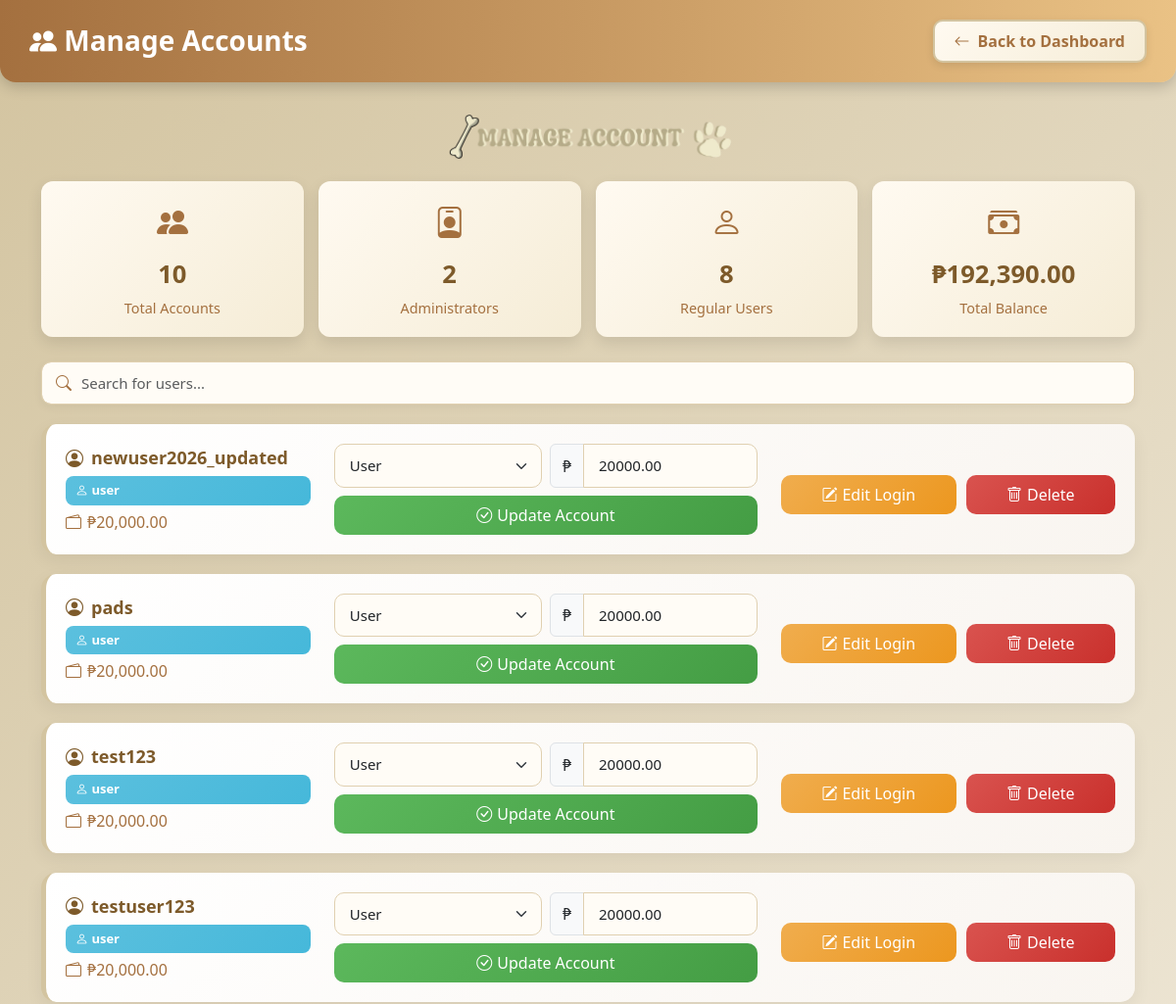
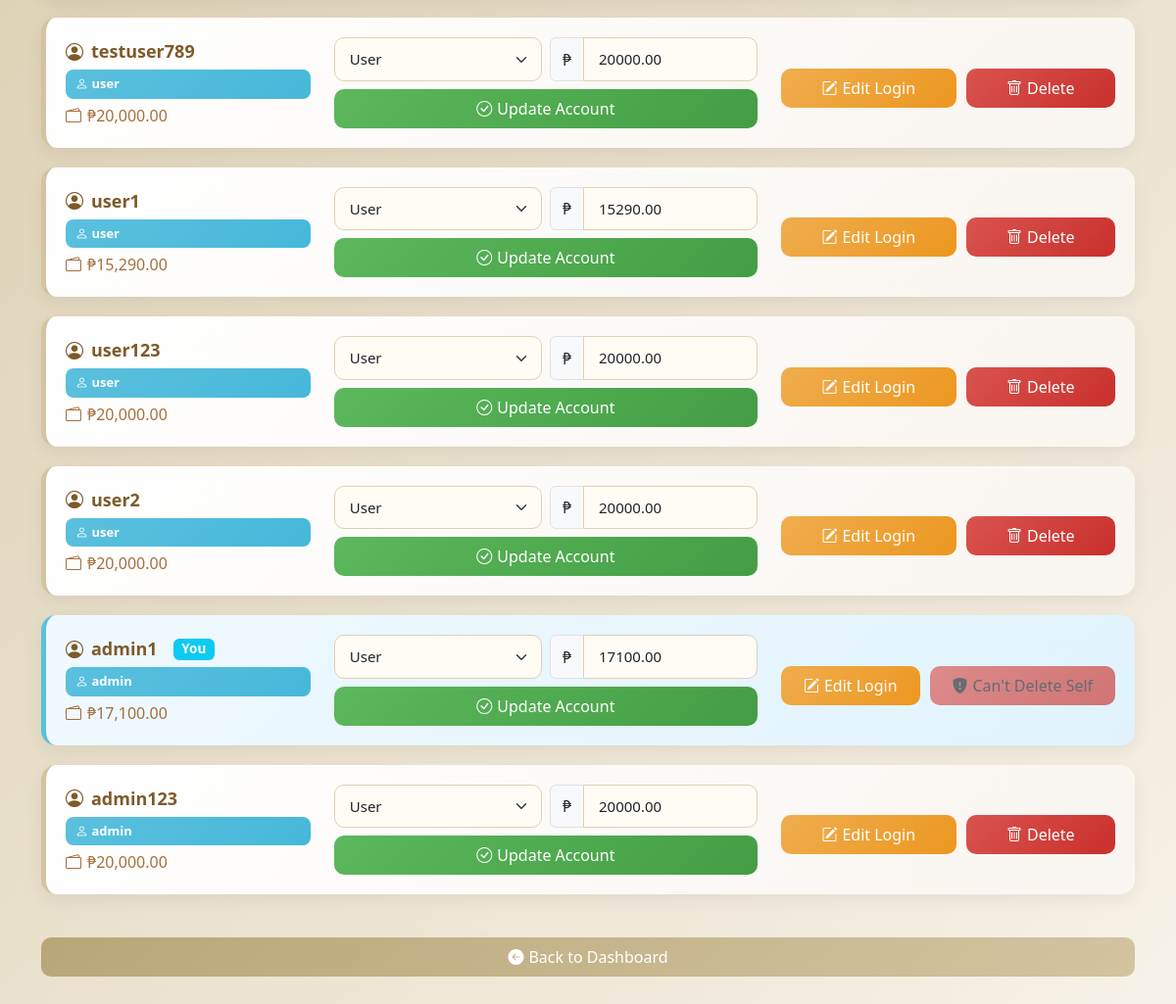
/manage_accounts.php (signed in), run on an earlier commit of the app's database (2 pictures, top to bottom).
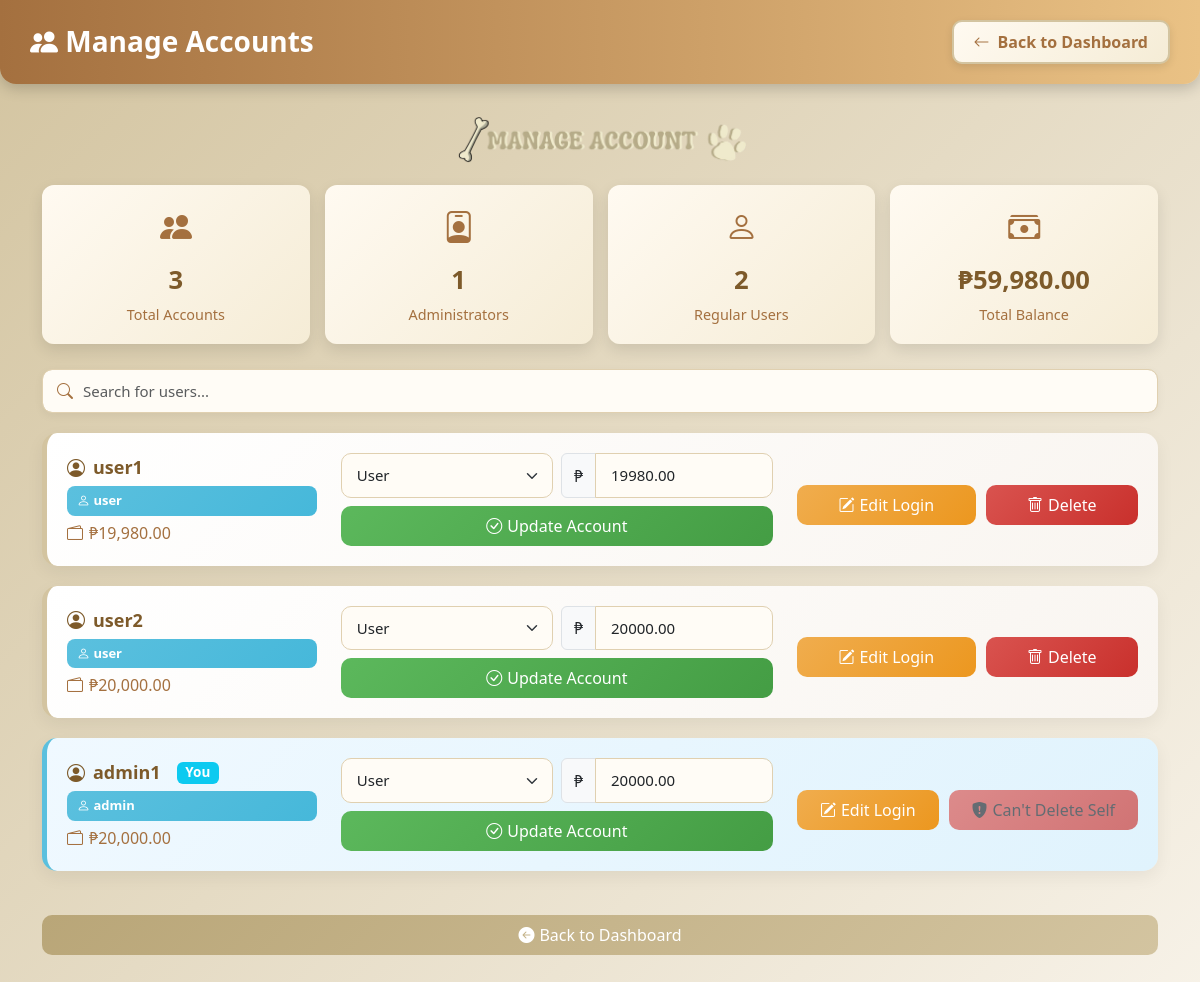
And on a later commit of the database.
### tables this page shows
CREATE TABLE `users` (
  `id` int(11) NOT NULL,
  `username` varchar(255) NOT NULL,
  `password` varchar(255) NOT NULL,
  `role` enum('admin','user') NOT NULL,
  `balance` decimal(10,2) NOT NULL DEFAULT 20000.00
);

### manage_accounts.php (the view, shortened to what this page needs)
<?php
include 'db.php';
$total_users = $conn->query("SELECT COUNT(*) as total FROM users")->fetch_assoc()['total'];
$admin_count = $conn->query("SELECT COUNT(*) as total FROM users WHERE role = 'Admin'")->fetch_assoc()['total'];
$user_count = $conn->query("SELECT COUNT(*) as total FROM users WHERE role = 'User'")->fetch_assoc()['total'];
$total_balance = $conn->query("SELECT SUM(balance) as total FROM users")->fetch_assoc()['total'];
?>
<!DOCTYPE html>
<html lang="en">
<head>
    <link href="https://cdn.jsdelivr.net/npm/bootstrap@5.3.0/dist/css/bootstrap.min.css" rel="stylesheet">
    <link href="https://cdn.jsdelivr.net/npm/bootstrap-icons@1.10.5/font/bootstrap-icons.css" rel="stylesheet">
</head>
<body>
<div class="top-header">
    <h2><i class="bi bi-people-fill"></i> Manage Accounts</h2>
    <a href="admin.php" class="back-btn"><i class="bi bi-arrow-left"></i> Back to Dashboard</a>
</div>
<div class="container pb-5">
    <img src="images/manage.png" alt="Manage Accounts" class="manage-title-img">
    <div class="stats-container">
        <div class="stat-card">
            <div class="stat-icon"><i class="bi bi-people-fill"></i></div>
            <div class="stat-value"><?= $total_users ?></div>
            <div class="stat-label">Total Accounts</div>
        </div>
        <div class="stat-card">
            <div class="stat-icon"><i class="bi bi-person-badge"></i></div>
            <div class="stat-value"><?= $admin_count ?></div>
            <div class="stat-label">Administrators</div>
        </div>
        <div class="stat-card">
            <div class="stat-icon"><i class="bi bi-person"></i></div>
            <div class="stat-value"><?= $user_count ?></div>
            <div class="stat-label">Regular Users</div>
        </div>
        <div class="stat-card">
            <div class="stat-icon"><i class="bi bi-cash-stack"></i></div>
            <div class="stat-value">₱<?= number_format($total_balance, 2) ?></div>
            <div class="stat-label">Total Balance</div>
        </div>
    </div>
    <div class="search-container">
        <i class="bi bi-search search-icon"></i>
        <input type="text" id="userSearch" class="form-control search-input" placeholder="Search for users...">
    </div>
    <div id="usersContainer">
    <?php
    $users = $conn->query("SELECT * FROM users ORDER BY role DESC, username ASC");
    while ($u = $users->fetch_assoc()):
        $id = htmlspecialchars($u['id']);
        $username = htmlspecialchars($u['username']);
        $role = htmlspecialchars($u['role']);
        $balance = htmlspecialchars($u['balance']);
        $is_current_user = ($id == $_SESSION['user_id']);
    ?>
    <div class="user-card <?= $is_current_user ? 'current-user' : '' ?>">
        <div class="row align-items-center">
            <div class="col-md-3 mb-3 mb-md-0">
                <div class="user-info">
                    <div class="username-display">
                        <i class="bi bi-person-circle"></i> <?= $username ?>
                        <?php if($is_current_user): ?>
                            <span class="badge bg-info ms-2">You</span>
                        <?php endif; ?>
                    </div>
                    <span class="badge-role <?= $role === 'Admin' ? 'badge-admin' : 'badge-user' ?>">
                        <i class="bi bi-<?= $role === 'Admin' ? 'shield-lock' : 'person' ?>"></i>
                        <?= $role ?>
                    </span>
                    <div class="balance-display">
                        <i class="bi bi-wallet2"></i> ₱<?= number_format($balance, 2) ?>
                    </div>
                </div>
            </div>
            <div class="col-md-5 mb-3 mb-md-0">
                <form method="POST" class="row g-2">
                    <div class="col-6">
                        <select name="role" class="form-select">
                            <option value="User" <?= $role === 'User' ? 'selected' : '' ?>>User</option>
                        </select>
                    </div>
                    <div class="col-6">
                        <div class="input-group">
                            <span class="input-group-text">₱</span>
                            <input type="number" name="balance" value="<?= $balance ?>" step="0.01" class="form-control">
                        </div>
                    </div>
                    <div class="col-12">
                        <button class="btn btn-update w-100">
                            <i class="bi bi-check-circle"></i> Update Account
                        </button>
                    </div>
                </form>
            </div>
            <div class="col-md-4">
                <div class="actions-container">
                    <button class="btn btn-edit flex-grow-1" data-bs-toggle="modal" data-bs-target="#editModal<?= $id ?>">
                        <i class="bi bi-pencil-square"></i> Edit Login
                    </button>
                    <?php if (!$is_current_user): ?>
                        <form method="POST" class="flex-grow-1 d-inline">
                            <button class="btn btn-delete w-100" onclick="return confirm('Are you sure you want to delete this user? This action cannot be undone.')">
                                <i class="bi bi-trash"></i> Delete
                            </button>
                        </form>
                    <?php else: ?>
                        <button class="btn btn-delete flex-grow-1" disabled>
                            <i class="bi bi-shield-fill-exclamation"></i> Can't Delete Self
                        </button>
                    <?php endif; ?>
                </div>
            </div>
        </div>
    </div>
    <?php endwhile; ?>
    </div>
    <a href="admin.php" class="btn btn-secondary w-100 mt-4">
        <i class="bi bi-arrow-left-circle-fill"></i> Back to Dashboard
    </a>
</div>
</body>
</html>

### manage_accounts.php (style rules this page uses)
body { background: linear-gradient(135deg, #d3c4a0, #f7f2e8); font-family: 'Segoe UI', Tahoma, Geneva, Verdana, sans-serif; margin: 0; padding: 0; min-height: 100vh; }
.top-header { background: linear-gradient(90deg, #a4703f, #eac285); color: #fff; padding: 20px 30px; border-radius: 0 0 16px 16px; box-shadow: 0 4px 15px rgba(0, 0, 0, 0.2); margin-bottom: 30px; display: flex; justify-content: space-between; align-items: center; }
.top-header h2 { margin: 0; font-size: 28px; font-weight: 600; }
.back-btn { background: linear-gradient(135deg, #fffaf1, #f5ecd6); color: #a4703f; border: 2px solid #d3c4a0; border-radius: 10px; padding: 8px 20px; font-weight: 600; transition: all 0.3s ease; box-shadow: 0 3px 8px rgba(0, 0, 0, 0.1); text-decoration: none; display: inline-flex; align-items: center; gap: 8px; }
.manage-title-img { display: block; max-width: 300px; margin: 0 auto 20px; }
.stats-container { display: flex; flex-wrap: wrap; gap: 15px; margin-bottom: 25px; }
.stat-card { background: linear-gradient(135deg, #fffaf1, #f5ecd6); border-radius: 12px; padding: 18px; flex: 1; min-width: 200px; box-shadow: 0 6px 15px rgba(0, 0, 0, 0.1); display: flex; flex-direction: column; align-items: center; transition: all 0.3s ease; text-align: center; }
.stat-icon { font-size: 2rem; color: #a4703f; margin-bottom: 10px; }
.stat-value { font-size: 1.6rem; font-weight: 700; color: #7d5a2a; margin-bottom: 5px; }
.stat-label { font-size: 0.9rem; color: #a4703f; font-weight: 500; }
.user-card { background: linear-gradient(135deg, #fff, #f9f5f0); padding: 20px; border-radius: 15px; box-shadow: 0 6px 18px rgba(0, 0, 0, 0.06); margin-bottom: 20px; transition: all 0.3s ease-in-out; border-left: 5px solid #d3c4a0; }
.user-card.current-user { border-left: 5px solid #5bc0de; background: linear-gradient(135deg, #f0f9ff, #e0f3fd); }
.form-control, .form-select { border-radius: 10px; padding: 10px 15px; font-size: 15px; border: 1px solid #e0d0b0; background-color: #fffcf6; }
.btn { border-radius: 10px; font-weight: 500; padding: 8px 16px; transition: all 0.3s ease; display: inline-flex; align-items: center; justify-content: center; gap: 5px; }
.btn-update { background: linear-gradient(135deg, #5cb85c, #449d44); border: none; color: white; }
.btn-delete { background: linear-gradient(135deg, #d9534f, #c9302c); border: none; color: white; }
.btn-edit { background: linear-gradient(135deg, #f0ad4e, #ec971f); border: none; color: white; }
.btn-secondary { background: linear-gradient(135deg, #b9a678, #d3c4a0); border: none; color: white; }
.badge-role { border-radius: 8px; padding: 5px 10px; font-size: 13px; color: white; display: inline-block; font-weight: 600; }
.badge-user { background: linear-gradient(135deg, #5bc0de, #46b8da); }
.username-display { font-size: 18px; font-weight: 600; color: #7d5a2a; margin-bottom: 5px; display: flex; align-items: center; gap: 8px; }
.balance-display { font-size: 16px; color: #a4703f; margin-top: 5px; display: flex; align-items: center; gap: 6px; }
.user-info { display: flex; flex-direction: column; }
.search-container { margin-bottom: 20px; position: relative; }
.search-input { padding-left: 40px; background-color: #fffcf6; border: 1px solid #e0d0b0; box-shadow: 0 3px 10px rgba(0, 0, 0, 0.05); }
.search-icon { position: absolute; left: 15px; top: 50%; transform: translateY(-50%); color: #a4703f; }
.actions-container { display: flex; gap: 10px; margin-top: 10px; }

What changed in the data, as far as the page shows it:
removed users: username "newuser2026_updated", role "user", balance "20,000.00", balance "20000.00"
removed users: username "pads", role "user", balance "20,000.00", balance "20000.00"
removed users: username "test123", role "user", balance "20,000.00", balance "20000.00"
removed users: username "testuser123", role "user", balance "20,000.00", balance "20000.00"
removed users: username "testuser789", role "user", balance "20,000.00", balance "20000.00"
removed users: username "user123", role "user", balance "20,000.00", balance "20000.00"
removed users: username "admin123", role "admin", balance "20,000.00", balance "20000.00"
changed users "user1": balance "15,290.00" → "19,980.00"; balance "15290.00" → "19980.00"
changed users "admin1": balance "17,100.00" → "20,000.00"; balance "17100.00" → "20000.00"
Also different on the page:
$total_users: "10" → "3"
$admin_count: "2" → "1"
$user_count: "8" → "2"
$total_balance: "192,390.00" → "59,980.00"
